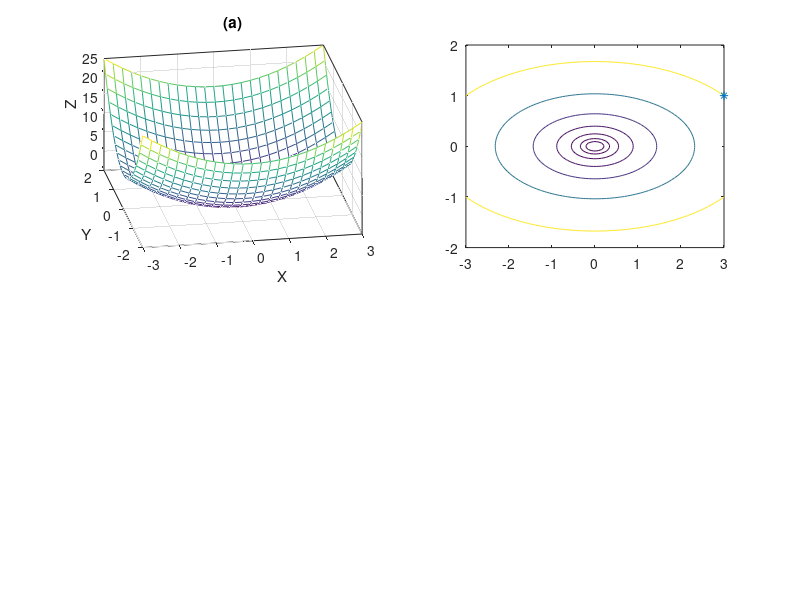

Recreate this plot in MATLAB. (Note: this script raises an error after producing the figure.)
% Hemstitching search path
% J.-S. Roger Jang, April 1996

% f(x,y) = ax^2+bxy+cy^2+dx+ey+f
a=1;b=0;c=5;d=0;e=0;f=0;
A = [a b/2; b/2 c];
B = [d; e];
C = f;
point_n = 25;
x=linspace(-3, 3, point_n);
y=linspace(-2, 2, point_n);
[xx,yy]=meshgrid(x,y);
zz=a*xx.^2+b*xx.*yy+c*yy.^2+d*xx+e*yy+f;

subplot(221);
mesh(xx, yy, zz);
view([-10, 35]); set(gca, 'box', 'on');
axis([-inf inf -inf inf -inf inf]);
xlabel('X'); ylabel('Y'); zlabel('Z');
title('(a)');

subplot(222);
x0 = 3; y0 = 1;
gd_count = 7;
position = zeros(gd_count, 2);
position(1,1) = x0; position(1,2) = y0;
t = position(1, :)';
contour_level = t'*A*t+B'*t+C;
kappa = 0.02;
for i = 2:gd_count,
	g = 2*A*t+B;
	eta = g'*g/(2*g'*A*g);
	position(i,:)=position(i-1,:)-eta*g';
	t = position(i,:)';
	contour_level = [contour_level; t'*A*t+B'*t+C];
end

% Resampling to have a better contours
point_n = 100;
x=linspace(-3, 3, point_n);
y=linspace(-2, 2, point_n);
[xx,yy]=meshgrid(x,y);
zz=a*xx.^2+b*xx.*yy+c*yy.^2+d*xx+e*yy+f;

contour(xx, yy, zz, contour_level);
hold on;
plot(x0, y0, '*');
arrow(position(:, 1), position(:, 2));
x_opt = position(gd_count,1); y_opt = position(gd_count,2);
xlabel('X'); ylabel('Y'); title('(b)');
hold off;
axis image;
